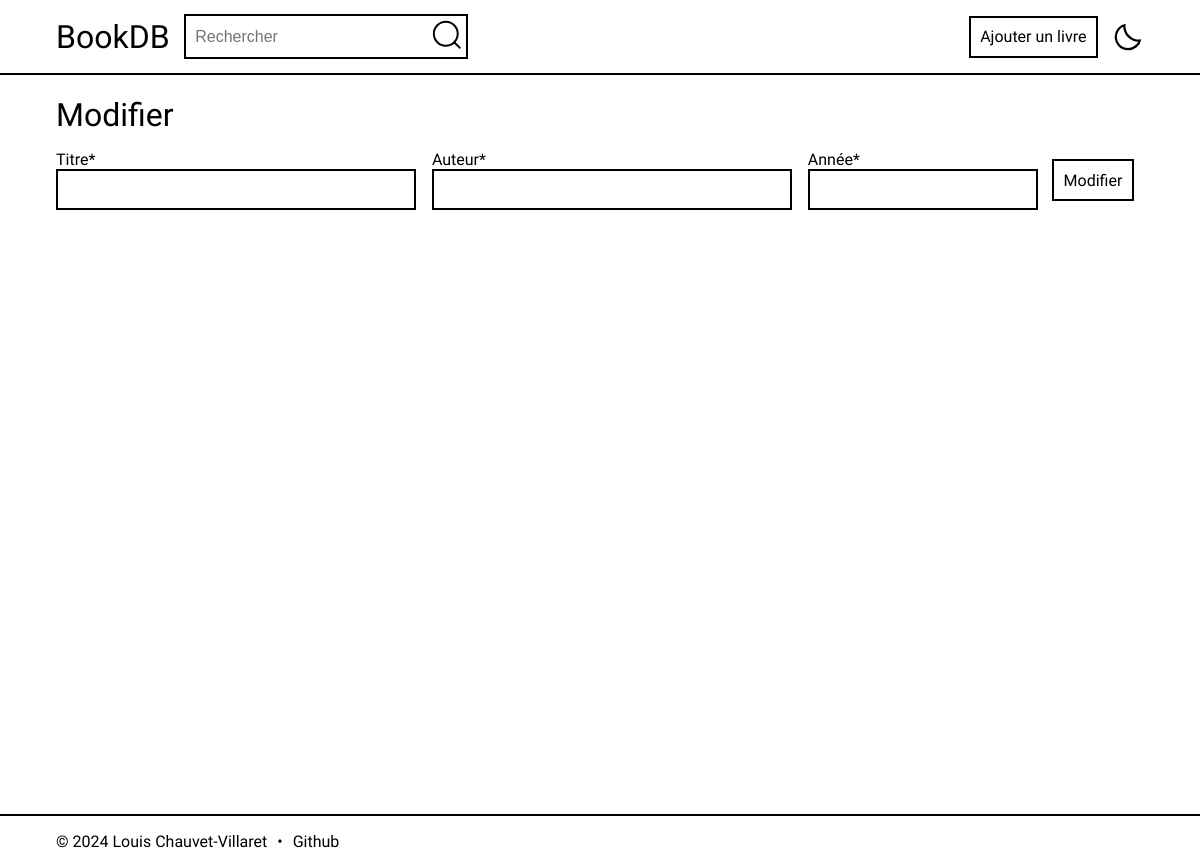
/modifier?id=17, run on an earlier commit of the app's database.
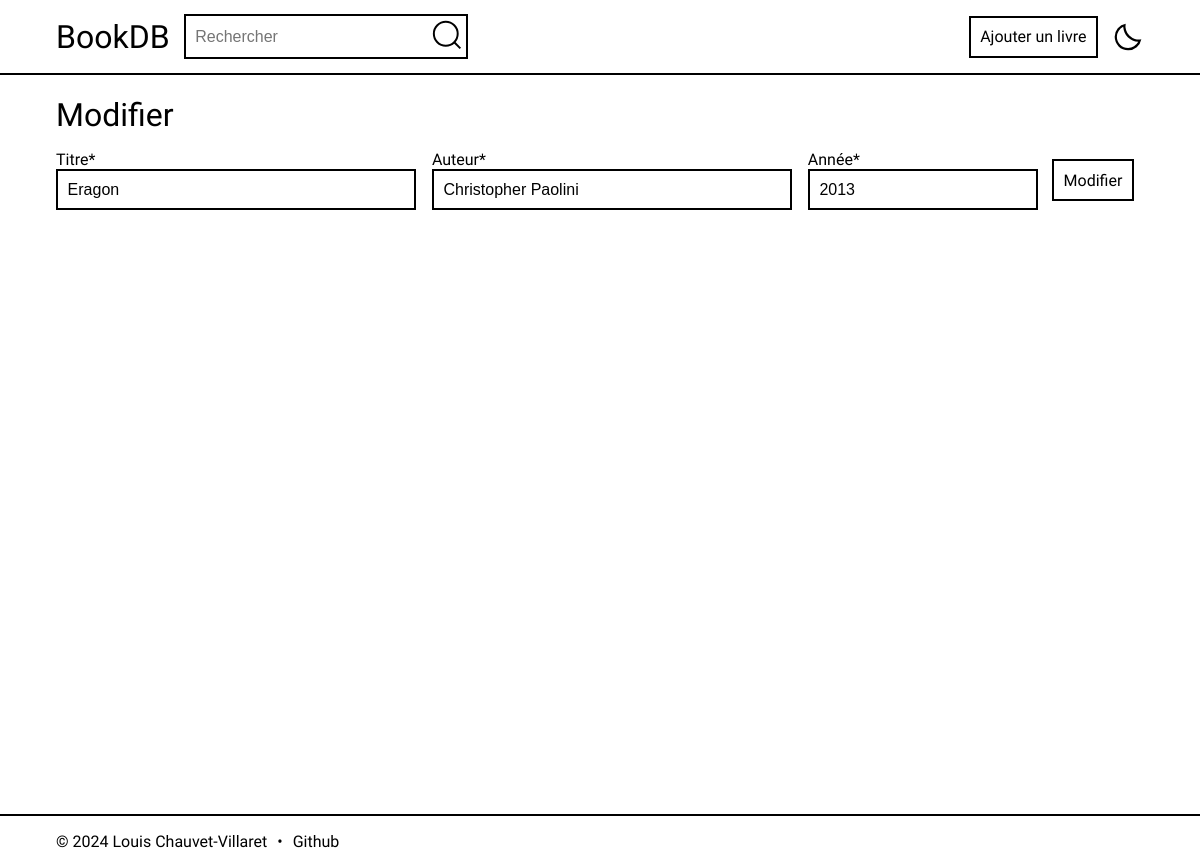
And on a later commit of the database.
### tables this page shows
CREATE TABLE books (
                    id INTEGER PRIMARY KEY AUTOINCREMENT,
                    title TEXT NOT NULL , 
                    author TEXT NOT NULL, 
                    year TEXT NOT NULL, 
                    rate INTEGER,
                    comment TEXT
                    );

### app.py (the view)
@app.route('/modifier', methods=['POST', 'GET'])
def modifier():
    if request.method == 'POST':
        if request.args.get('id'):
            conn = get_db_connection()
            cur = conn.cursor()
            cur.execute("update books set title=?, author=?, year=? where id=?",
                        [request.form['title'], request.form['author'], request.form['year'], request.args.get('id')])
            conn.commit()
            cur.close()
            conn.close()
            return redirect("livre?id=" + request.args.get('id'), 303)
        else:
            conn = get_db_connection()
            cur = conn.cursor()
            cur.execute("insert into books (title, author, year) values (?, ?, ?); ",
                        [request.form['title'], request.form['author'], request.form['year']])
            idl = cur.lastrowid
            conn.commit()
            cur.close()
            conn.close()
            return redirect("livre?id=" + str(idl), 303)
    else:
        if request.args.get('id'):
            conn = get_db_connection()
            cur = conn.cursor()
            data = cur.execute("select title, author, year from books where id=?", [request.args.get('id')]).fetchone()
            cur.close()
            conn.close()
            return render_template('modifier.html', data=data, id=request.args.get('id'))
        else:
            return render_template('modifier.html', )

### app.py (called while the page is built)
def get_db_connection():
    conn = sqlite3.connect('books.db')
    conn.row_factory = sqlite3.Row
    return conn

### templates/modifier.html (shortened to what this page needs)
{% extends 'base.html' %}
{% block content %}
    <form action="{{ url_for('modifier') }}{% if id %}?id={{ id }}{% endif %}" method="post">
        <h1>{% if id %}Modifier{% else %}Ajouter{% endif %}</h1>
        <div class="grid">
            <label>
                <span>Titre*</span>
                <input type="text" name="title" value="{% if data %}{{ data['title'] }}{% endif %}" placeholder="{% if data %}{{ data['title'] }}{% endif %}" required>
            </label>
            <label>
                <span>Auteur*</span>
                <input type="text" name="author" value="{% if data %}{{ data['author'] }}{% endif %}" placeholder="{% if data %}{{ data['author'] }}{% endif %}" required>
            </label>
            <label>
                <span>Année*</span>
                <input type="number" name="year" value="{% if data %}{{ data['year'] }}{% endif %}" placeholder="{% if data %}{{ data['year'] }}{% endif %}" required>
            </label>
            <div class="flex"><button class="button hover" type="submit">{% if id %}Modifier{% else %}Ajouter{% endif %}</button></div>
        </div>
    </form>
{% endblock %}

What changed in the data, as far as the page shows it:
added books: title "Eragon", author "Christopher Paolini", year "2013"
